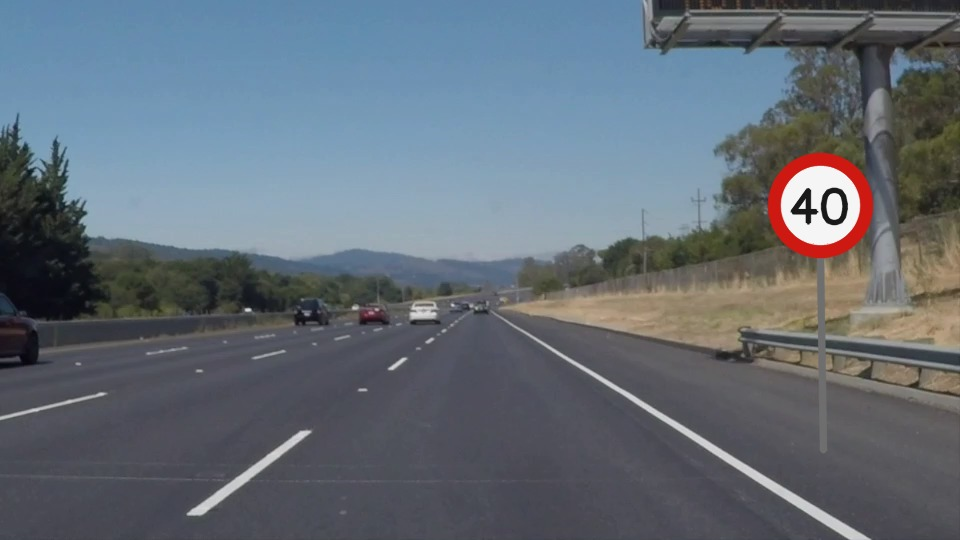
#> input picture exemplos_tp2/Aula_Formas_Keypoints_40_Independentes/dados/rua_01.jpg, 960 x 540 px
$ python 38_integracao_sinais_e_fluxo.py
#> lines starting #> are read from the running program, lines starting #| are printed output that depends on the picture; after the words box and inside, x2 and y2 are one past the last pixel; in counts of white or black regions, pixels touching at a corner belong together
"""
EXEMPLO 38 - Integracao Sinais E Fluxo

OBJETIVO DA AULA
Combinar localização de círculos, linhas e movimento óptico.

COMO FUNCIONA, ETAPA POR ETAPA
Sobrepõe HoughCircles, HoughLinesP e vetores LK no frame; relata contagens e tempos. O programa é inteiramente autônomo: importa OpenCV e
NumPy, identifica a pasta onde se encontra, lê os arquivos da pasta dados,
executa as operações descritas abaixo e salva os resultados em sua própria
pasta sob saidas/. Nenhuma função é importada de outro arquivo Python.

POR QUE ISSO IMPORTA NA PERCEPÇÃO VEICULAR
Demonstra duas tarefas complementares de percepção visual que exigem validação própria. A câmera entrega intensidades de pixels; nenhuma dessas
rotinas, isoladamente, compreende semanticamente a cena ou garante
funcionamento sob qualquer iluminação, chuva ou oclusão.

COMO EXECUTAR
    python exemplos/38_integracao_sinais_e_fluxo.py

EXPERIMENTO PARA OS ALUNOS
Altere um parâmetro de cada vez, compare visualmente as imagens produzidas
e registre as medidas impressas no terminal. Compare também pelo menos duas
cenas. Não confunda número de detecções com acerto sem ter anotações de
referência validadas. Os arquivos são salvos automaticamente; não precisa
abrir janelas GUI, sendo adequado ao Google Colab.

CUIDADOS E LIMITAÇÕES
As fotografias de fundo são reais, mas os sinais circulares são sobrepostos
artificialmente para estudo. O vídeo de fluxo óptico é uma simulação criada
com transformação dos frames de uma cena real. O indicador de apoio do anel
é heurístico, NÃO uma confiança probabilística fornecida pelo OpenCV. A
velocidade estimada em pixels/frame NÃO representa, sem calibração e
profundidade, a velocidade real de um obstáculo em metros por segundo.
"""

import cv2
import numpy as np
import time
import csv
from pathlib import Path

# Cada programa contém integralmente as funções que usa: sem arquivo apoio.py.
BASE = Path(__file__).resolve().parent.parent
DADOS = BASE / 'dados'
SAIDA = BASE / 'saidas' / Path(__file__).stem
SAIDA.mkdir(parents=True, exist_ok=True)

def carregar(nome='rua_01.jpg'):
#> called with nome = 'rua_01.jpg'
    imagem = cv2.imread(str(DADOS / nome), cv2.IMREAD_COLOR)
#> imagem is the input picture: shape (540, 960, 3); mean B, G, R 118.3, 108.6, 99.3
    if imagem is None:
        raise FileNotFoundError(f'Imagem ausente: {DADOS / nome}')
    return imagem

# [22 lines left out: functions salvar, painel, not called in this run]

def preparar_circulos(img):
    # O HoughCircles opera em 8 bits e costuma responder melhor após suavização.
    cinza = cv2.cvtColor(img, cv2.COLOR_BGR2GRAY)
    return cv2.GaussianBlur(cinza, (7, 7), 1.5)

def confianca_heuristica(gray, x, y, r):
    # NÃO é uma probabilidade da HoughCircles. Calcula a fração do anel
    # com bordas Canny próximas, gerando somente um escore heurístico [0,1].
    e = cv2.Canny(gray, 80, 160)
    dilatada = cv2.dilate(e, np.ones((3,3),np.uint8), iterations=1)
    angulos = np.linspace(0, 2*np.pi, 96, endpoint=False)
    xs = np.clip(np.rint(x+r*np.cos(angulos)).astype(int),0,e.shape[1]-1)
    ys = np.clip(np.rint(y+r*np.sin(angulos)).astype(int),0,e.shape[0]-1)
    return float(np.mean(dilatada[ys, xs] > 0))

def detectar_circulos(imagem, dp=1.2, minDist=35, param1=135, param2=32,
                      minRadius=12, maxRadius=80, somente_vermelhos=False):
#> called with dp = 1.2, minDist = 35, param1 = 135, param2 = 27, minRadius = 12, maxRadius = 80, somente_vermelhos = True
    gray = preparar_circulos(imagem)
#> in preparar_circulos, `cinza = cv2.cvtColor(img, cv2.COLOR_BGR2GRAY)`:
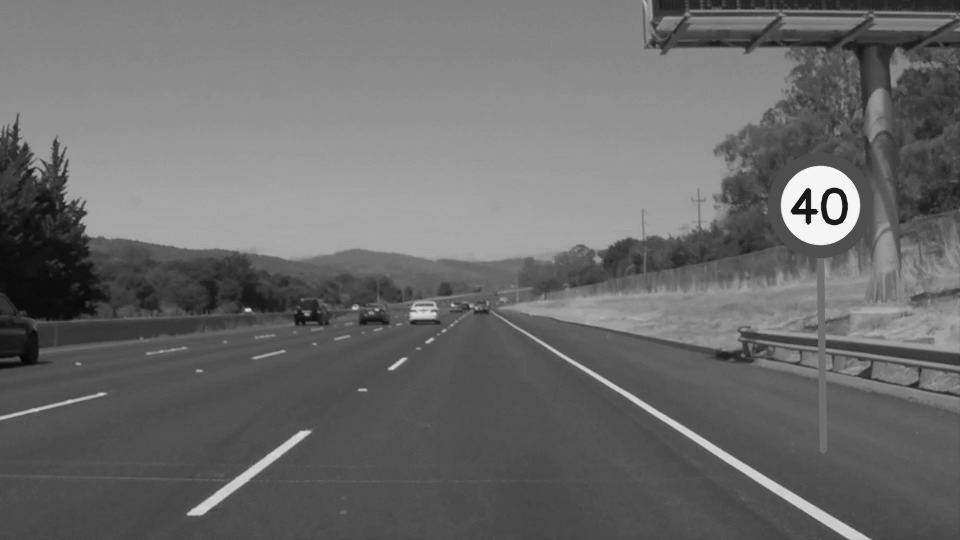
#> cinza: shape (540, 960); min 5, max 255, mean 106.9
    t0 = time.perf_counter()
    raw = cv2.HoughCircles(gray, cv2.HOUGH_GRADIENT, dp=dp, minDist=minDist,
                           param1=param1, param2=param2,
                           minRadius=minRadius, maxRadius=maxRadius)
#> raw = [[820.2, 204.6, 39.84], [857.4, 205.8, 31.32]]
    ms = (time.perf_counter()-t0)*1000
    achados = [] if raw is None else np.rint(raw[0]).astype(int).tolist()
#> achados = [[820, 205, 40], [857, 206, 31]]
    if somente_vermelhos and achados:
        # Filtro geométrico + cromático para exemplos de placas vermelhas.
        # Não usar este filtro para placas azuis ou sinais sem borda vermelha.
        hsv = cv2.cvtColor(imagem, cv2.COLOR_BGR2HSV)
#> hsv: shape (540, 960, 3); mean H, S, V 94.7, 52.9, 123.4
        mascara = cv2.inRange(hsv,(0,65,70),(13,255,255)) | cv2.inRange(hsv,(168,65,70),(179,255,255))
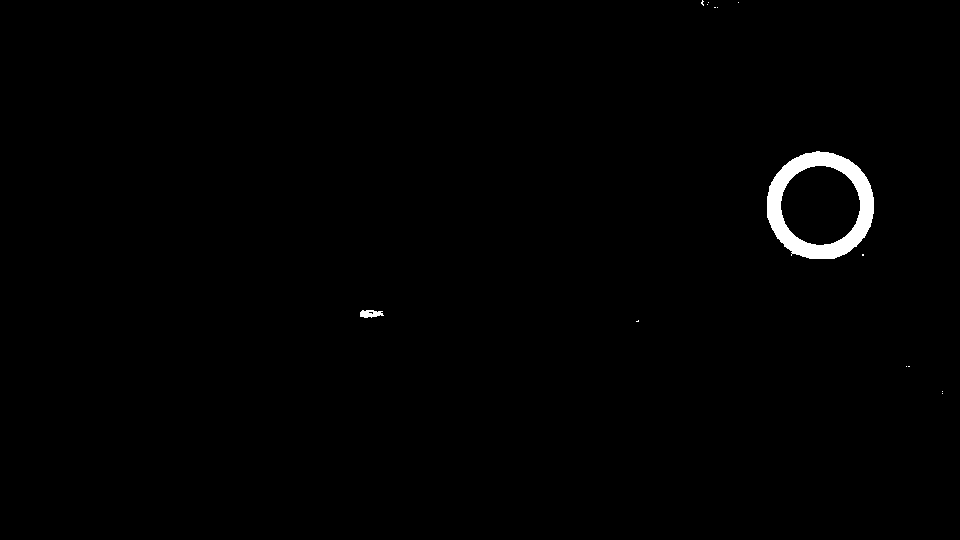
#> mascara: shape (540, 960); 0.86% white; 14 white regions (12 under 20 px), largest, box (x1, y1, x2, y2) and area: (767, 151, 874, 259) 4299, (360, 310, 384, 318) 138
        def apoio_vermelho(x,y,r):
            aa=np.linspace(0,2*np.pi,120,endpoint=False)
            valores=[]
            for frac in [.80,.87,.94,1.01,1.08]:
                xs=np.clip(np.rint(x+frac*r*np.cos(aa)).astype(int),0,mascara.shape[1]-1)
                ys=np.clip(np.rint(y+frac*r*np.sin(aa)).astype(int),0,mascara.shape[0]-1)
                valores.append(float(np.mean(mascara[ys,xs]>0)))
            return max(valores)
        candidatos=sorted([(apoio_vermelho(x,y,r),(x,y,r)) for x,y,r in achados],reverse=True)
#> after the loop in apoio_vermelho, `for frac in [.80,.87,.94,1.01,1.08]:`: valores = [0, 0, 0, 1, 1]
#> candidatos = [(1, (820, 205, 40)), (0.258, (857, 206, 31))]
        retidos=[]
        for score,(x,y,r) in candidatos:
            if score<.16: continue
            if any((x-u)**2+(y-v)**2 < max(15,int(min(r,rr)*.75))**2 for u,v,rr in retidos):continue
            retidos.append((x,y,r))
#> this loop made 2 passes
#> (score, x, y, r) on passes 1 to 2: (1, 820, 205, 40), (0.258, 857, 206, 31)
#> after the loop, retidos = [(820, 205, 40), (857, 206, 31)]
        achados=retidos
#> achados = [(820, 205, 40), (857, 206, 31)]
    return gray, achados, ms

def desenhar_circulos(img, circulos, gray=None):
    vis = img.copy()
    for j,(x,y,r) in enumerate(circulos,1):
        cv2.circle(vis,(x,y),r,(0,240,0),2,cv2.LINE_AA)
        cv2.circle(vis,(x,y),3,(0,255,255),-1,cv2.LINE_AA)
        conf = confianca_heuristica(gray if gray is not None else preparar_circulos(img),x,y,r)
        cv2.putText(vis,f'{j} s={conf:.2f}',(max(2,x-r),max(20,y-r-8)),
                    cv2.FONT_HERSHEY_SIMPLEX,.5,(0,250,0),2,cv2.LINE_AA)
    return vis

def desenhar_linhas(img, low=60, high=150):
    gray = cv2.cvtColor(img,cv2.COLOR_BGR2GRAY)
    canny = cv2.Canny(cv2.GaussianBlur(gray,(5,5),0),low,high)
    roi=np.zeros_like(canny)
    h,w=canny.shape
    pol=np.array([[(0,h),(w,h),(int(.68*w),int(.60*h)),(int(.32*w),int(.60*h))]],np.int32)
    cv2.fillPoly(roi,pol,255)
    canny=cv2.bitwise_and(canny,roi)
    linhas=cv2.HoughLinesP(canny,1,np.pi/180,threshold=28,
                           minLineLength=35,maxLineGap=45)
    vis=img.copy()
    n=0
    if linhas is not None:
        for x1,y1,x2,y2 in linhas[:,0]:
            if abs(y2-y1)<7: continue
            cv2.line(vis,(x1,y1),(x2,y2),(0,220,240),2,cv2.LINE_AA)
            n+=1
    return vis,canny,n

# [30 lines left out: functions detectar_harris, detectar_shi, desenhar_pontos, not called in this run]

def ler_frames(qtd=2):
    cap=cv2.VideoCapture(str(DADOS/'trafego_simulado.mp4'))
    if not cap.isOpened():raise FileNotFoundError('Vídeo não encontrado')
    imagens=[]
    for _ in range(qtd):
        ok,fr=cap.read()
        if not ok:break
        imagens.append(fr)
    cap.release()
    if len(imagens)<2:raise RuntimeError('Vídeo insuficiente')
    return imagens

# [22 lines left out: functions fluxo_lk, vetores, not called in this run]

# ===== PROCEDIMENTO PRINCIPAL DO EXEMPLO =====
img=carregar('rua_01.jpg');g,c,ms=detectar_circulos(img,param2=27,somente_vermelhos=True)
#> after `g, c, ms = detectar_circulos(img, param2=27, somente_vermelhos=True)`: c = [(820, 205, 40), (857, 206, 31)]; ms = 5.34
com_linhas,e,n=desenhar_linhas(img)
#> in desenhar_linhas, `canny = cv2.Canny(cv2.GaussianBlur(gray,(5,5),0),low,high)`:
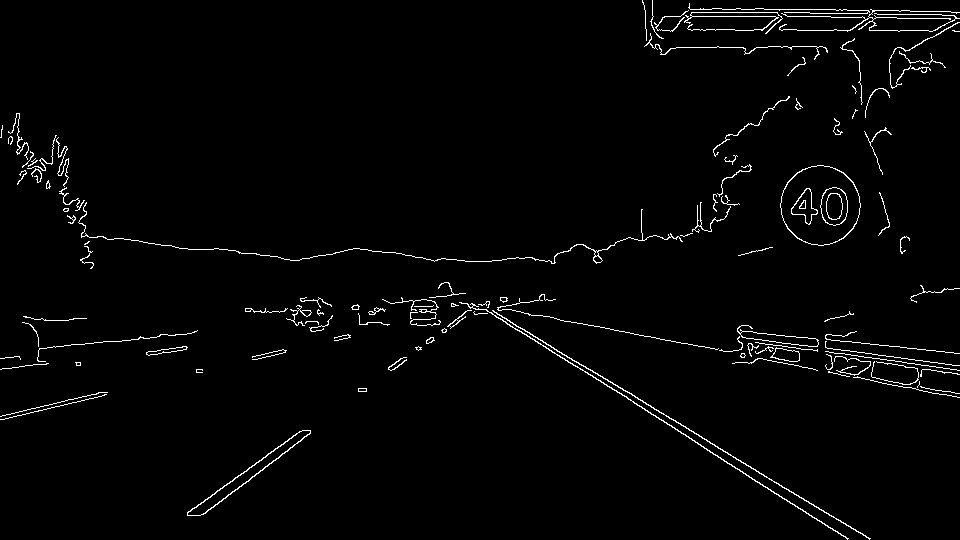
#> canny: shape (540, 960); 2% white in thin lines or dots
#> in desenhar_linhas, `roi=np.zeros_like(canny)`: roi: shape (540, 960); every value is 0
#> in desenhar_linhas, `pol=np.array([[(0,h),(w,h),(int(.68*w),int(.60*h)),(int(.32*w),int(.60..`: pol = [[0, 540], [960, 540], [652, 324], [307, 324]]
#> in desenhar_linhas, `cv2.fillPoly(roi,pol,255)`: roi: shape (540, 960); 27.2% white; 1 white region, box (x1, y1, x2, y2) and area: (1, 324, 960, 540) 141031
#> in desenhar_linhas, `canny=cv2.bitwise_and(canny,roi)`:
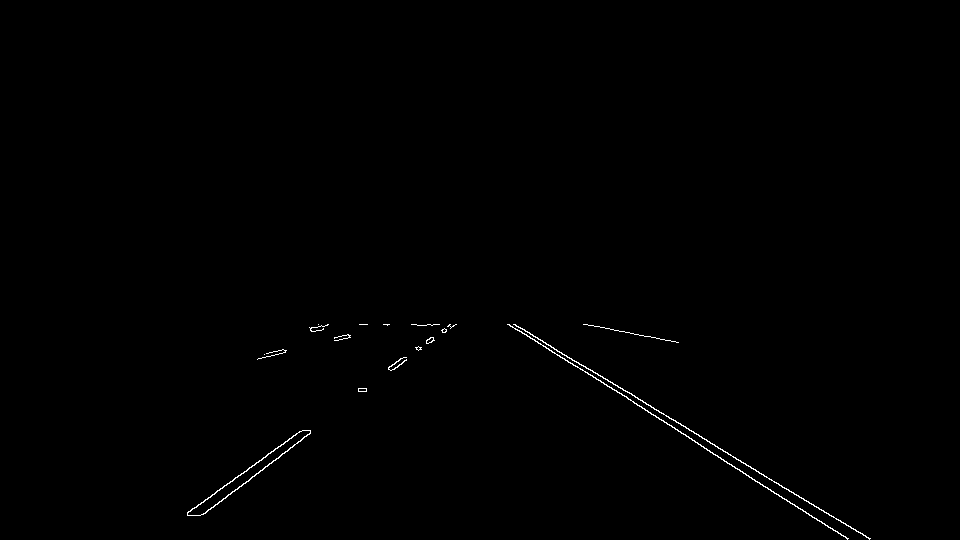
#> canny: shape (540, 960); 0.38% white in thin lines or dots, all inside (x1, y1, x2, y2) = (187, 324, 871, 540)
#> in desenhar_linhas, `linhas=cv2.HoughLinesP(canny,1,np.pi/180,threshold=28, minLineLength=3..`: linhas = 19 rows, first 6: [611, 387, 828, 527], [513, 324, 869, 538], [205, 513, 310, 431], [187, 513, 302, 430], [586, 324, 675, 341], [534, 339, 637, 405]
#> the loop in desenhar_linhas, `for x1,y1,x2,y2 in linhas[:,0]:` made 19 passes
#> (x1, y1, x2, y2) on passes 1 to 12: (611, 387, 828, 527), (513, 324, 869, 538), (205, 513, 310, 431), (187, 513, 302, 430), (586, 324, 675, 341), (534, 339, 637, 405), (245, 483, 310, 433), (361, 391, 430, 337), (187, 512, 299, 431), (519, 330, 580, 369), (515, 324, 706, 439), (701, 446, 848, 538)
#> after the loop in desenhar_linhas, `for x1,y1,x2,y2 in linhas[:,0]:`:
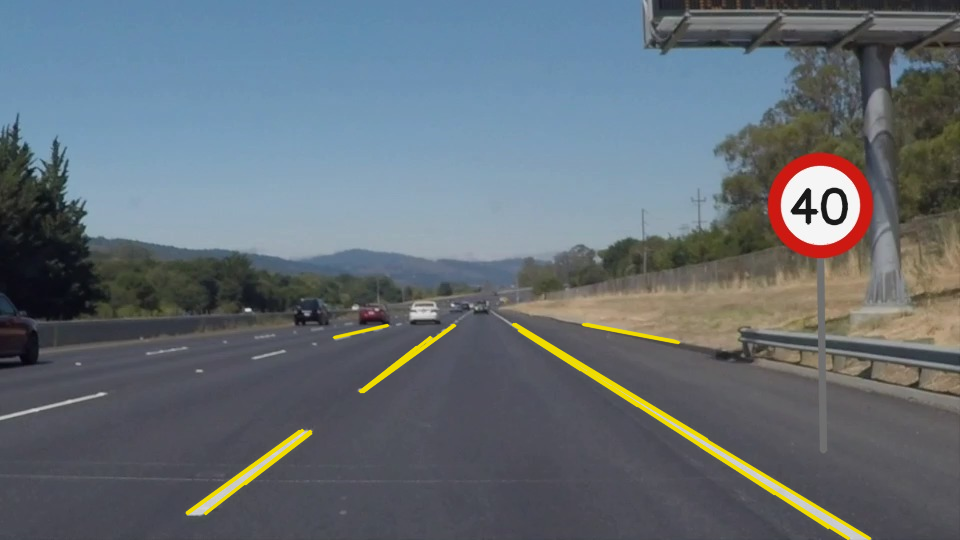
#> vis: shape (540, 960, 3); 1.37% of pixels changed, all inside (x1, y1, x2, y2) = (185, 322, 872, 540)
#> after the loop in desenhar_linhas, `for x1,y1,x2,y2 in linhas[:,0]:`: n = 18
#> n = 18
combinado=desenhar_circulos(com_linhas,c,g)
#> the loop in desenhar_circulos, `for j,(x,y,r) in enumerate(circulos,1):` made 2 passes
#> (j, x, y, r, conf) on passes 1 to 2: (1, 820, 205, 40, 1), (2, 857, 206, 31, 0.25)
#> pass 1, in confianca_heuristica, `dilatada = cv2.dilate(e, np.ones((3,3),np.uint8), iterations=1)`:
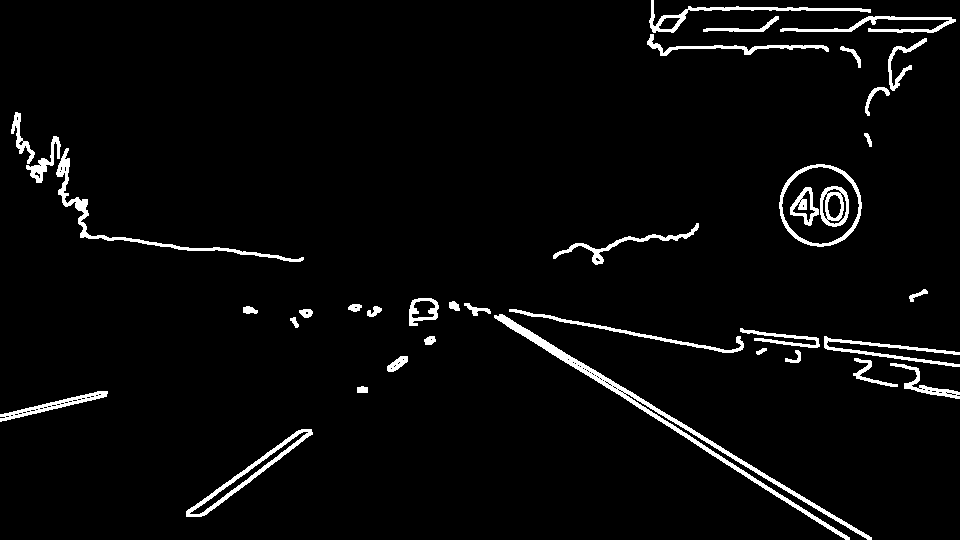
#> dilatada: shape (540, 960); 3.6% white; 37 white regions, largest, box (x1, y1, x2, y2) and area: (494, 314, 872, 540) 3490, (56, 148, 304, 262) 1440, (186, 429, 313, 517) 1241
#> after the loop in desenhar_circulos, `for j,(x,y,r) in enumerate(circulos,1):`:
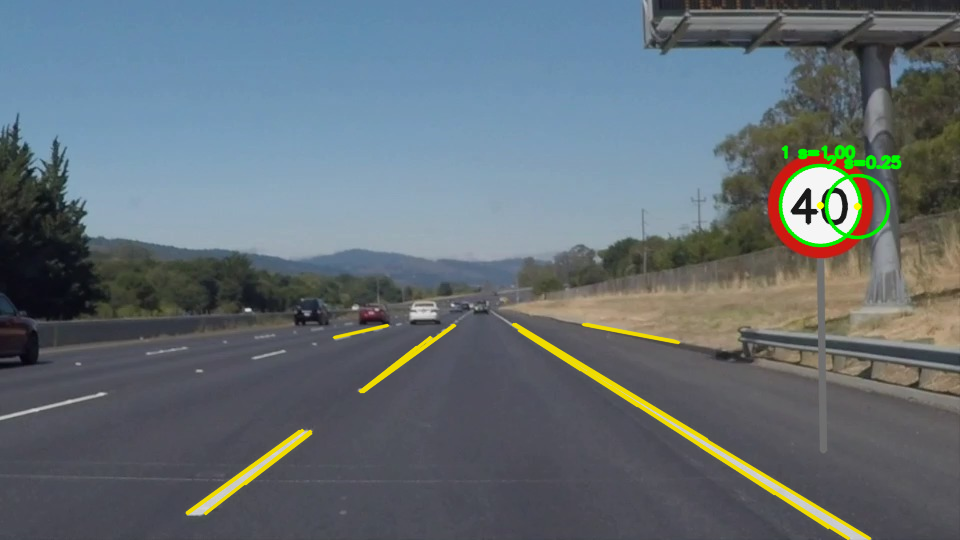
#> vis: shape (540, 960, 3); 0.71% of pixels changed, all inside (x1, y1, x2, y2) = (778, 144, 902, 248)
a,b=ler_frames(2);p0,p1,tl=fluxo_lk(a,b)
#> (the run stopped early here; a loop or call above may not have finished)

$ run again, with exemplos_tp2/Aula_Formas_Keypoints_40_Independentes/dados/rua_02.jpg copied over exemplos_tp2/Aula_Formas_Keypoints_40_Independentes/dados/rua_01.jpg
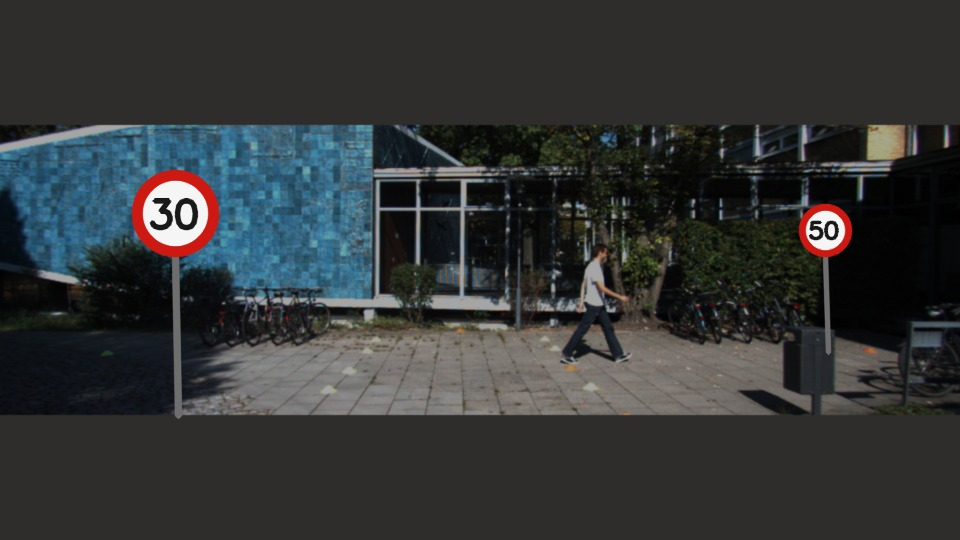
#> input picture exemplos_tp2/Aula_Formas_Keypoints_40_Independentes/dados/rua_02.jpg, 960 x 540 px
#> in carregar, imagem is the input picture: shape (540, 960, 3); mean B, G, R 54.5, 54.2, 51.5
#> raw = 20 rows, first 8: [174.6, 213, 32.88], [534.6, 237, 72.72], [451.8, 245.4, 76.68], [825, 229.8, 19.2], [394.2, 237, 70.08], [551.4, 282.6, 79.32], [420.6, 189, 45.84], [491.4, 257.4, 71.4]
#> in detectar_circulos, `achados = [] if raw is None else np.rint(raw[0]).astype(int).tolist()`: achados = 20 items, first 6: [175, 213, 33], [535, 237, 73], [452, 245, 77], [825, 230, 19], [394, 237, 70], [551, 283, 79]
#> hsv: shape (540, 960, 3); mean H, S, V 45, 47.2, 59.6
#> in detectar_circulos, `mascara = cv2.inRange(hsv,(0,65,70),(13,255,255)) | cv2.inRange(hsv,(1..`:
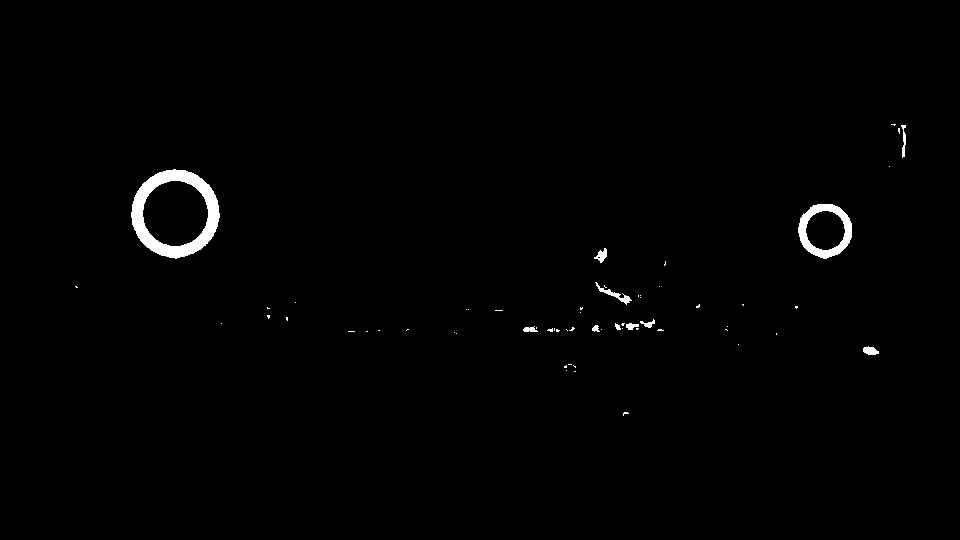
#> mascara: shape (540, 960); 0.94% white; 61 white regions (50 under 20 px), largest, box (x1, y1, x2, y2) and area: (131, 169, 220, 259) 2805, (798, 204, 852, 259) 1130, (595, 282, 632, 305) 172
#> after the loop in apoio_vermelho, `for frac in [.80,.87,.94,1.01,1.08]:`: valores = [0, 0, 0, 1, 1]
#> candidatos = 20 items
#> the loop in detectar_circulos, `for score,(x,y,r) in candidatos:` made 20 passes
#> (score, x, y, r) on passes 1 to 8: (1, 825, 230, 19), (1, 175, 213, 33), (0.117, 869, 142, 35), (0.117, 625, 254, 39), (0.0667, 811, 187, 53), (0.0583, 575, 239, 28), (0.05, 632, 293, 52), (0.0417, 551, 283, 79)
#> after the loop in detectar_circulos, `for score,(x,y,r) in candidatos:`: retidos = [(825, 230, 19), (175, 213, 33)]
#> ms = 20.83
#> pol = [[0, 540], [960, 540], [652, 324], [307, 324]]
#> linhas = 19 rows, first 6: [184, 414, 780, 414], [182, 415, 775, 415], [312, 325, 352, 325], [478, 328, 658, 328], [448, 327, 612, 324], [446, 326, 597, 324]
#> the loop in desenhar_linhas, `for x1,y1,x2,y2 in linhas[:,0]:` made 19 passes
#> after the loop in desenhar_linhas, `for x1,y1,x2,y2 in linhas[:,0]:`: n = 5
#> the loop in desenhar_circulos, `for j,(x,y,r) in enumerate(circulos,1):` made 2 passes
#> (j, x, y, r, conf) on passes 1 to 2: (1, 825, 230, 19, 1), (2, 175, 213, 33, 1)
#> after the loop in desenhar_circulos, `for j,(x,y,r) in enumerate(circulos,1):`:
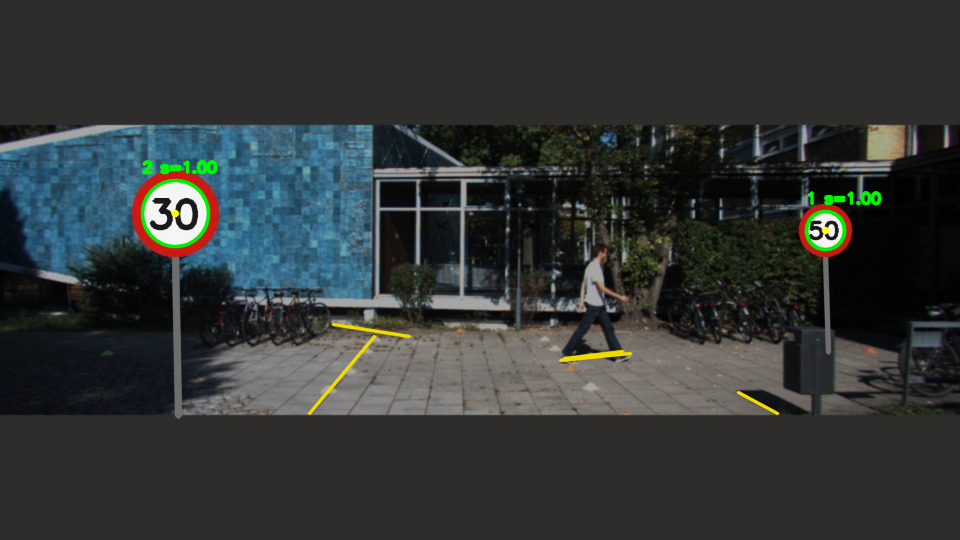
#> vis: shape (540, 960, 3); mean B, G, R 53.9, 55.2, 51.2
